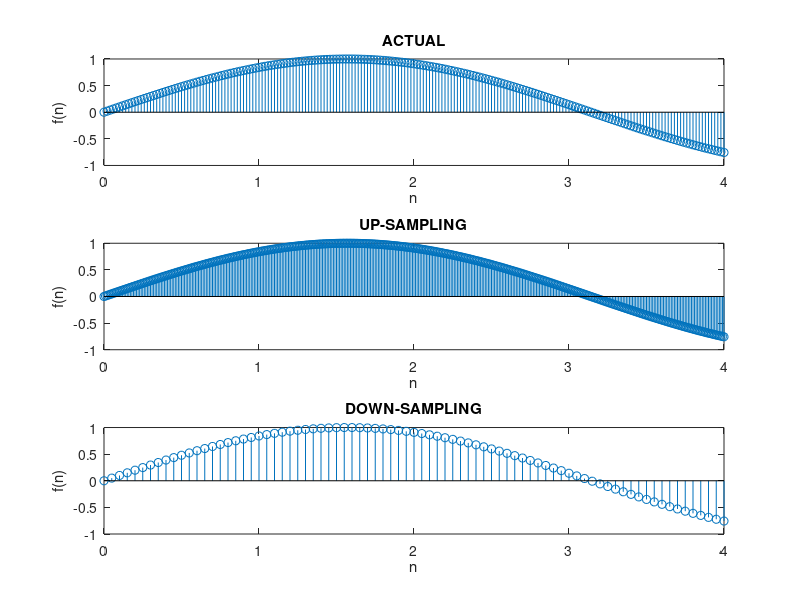

Write the MATLAB code that produced this figure.
x=0:0.02:4;
sine = sin(x);
subplot(3,1,1)
stem(x, sine)
title('ACTUAL')
xlabel('n')
ylabel('f(n)')

x=0:0.01:4;
sine1 = sin(x);
subplot(3,1,2)
stem(x, sine1)
title('UP-SAMPLING')
xlabel('n')
ylabel('f(n)')

x=0:0.05:4;
sine2 = sin(x);
subplot(3,1,3)
stem(x, sine2)
title('DOWN-SAMPLING')
xlabel('n')
ylabel('f(n)')

